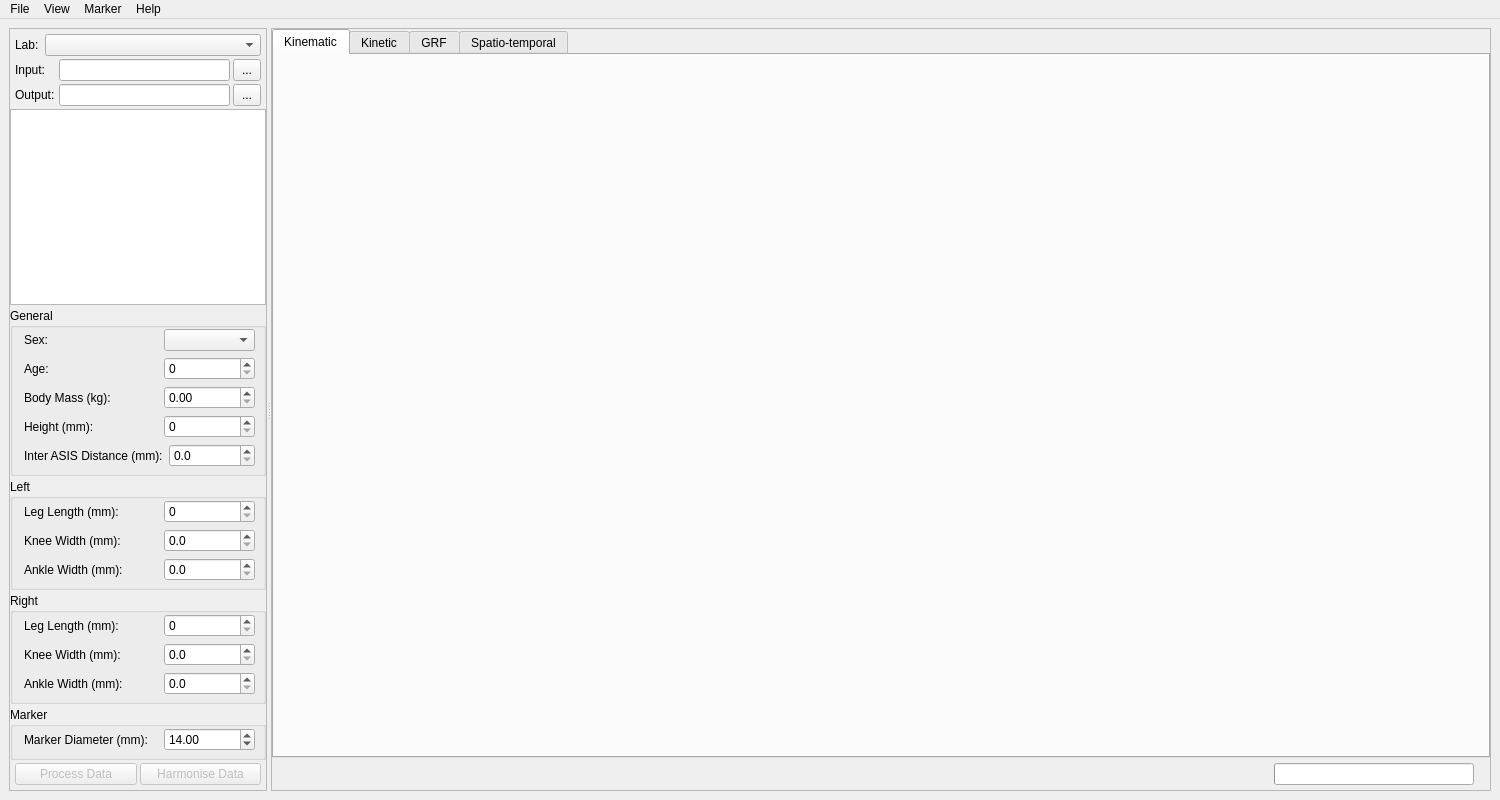
<?xml version="1.0" encoding="UTF-8"?>
<ui version="4.0">
 <class>MainWindow</class>
 <widget class="QMainWindow" name="MainWindow">
  <property name="geometry">
   <rect>
    <x>0</x>
    <y>0</y>
    <width>1500</width>
    <height>800</height>
   </rect>
  </property>
  <property name="windowTitle">
   <string>MainWindow</string>
  </property>
  <property name="windowIcon">
   <iconset resource="resources.qrc">
    <normaloff>:/c3d_parser/images/app-icon.png</normaloff>:/c3d_parser/images/app-icon.png</iconset>
  </property>
  <widget class="QWidget" name="centralwidget">
   <layout class="QVBoxLayout" name="verticalLayout">
    <item>
     <widget class="QSplitter" name="splitter">
      <property name="orientation">
       <enum>Qt::Orientation::Horizontal</enum>
      </property>
      <widget class="QFrame" name="frameTrial">
       <property name="sizePolicy">
        <sizepolicy hsizetype="Expanding" vsizetype="Preferred">
         <horstretch>0</horstretch>
         <verstretch>0</verstretch>
        </sizepolicy>
       </property>
       <property name="minimumSize">
        <size>
         <width>0</width>
         <height>0</height>
        </size>
       </property>
       <property name="frameShape">
        <enum>QFrame::Shape::StyledPanel</enum>
       </property>
       <property name="frameShadow">
        <enum>QFrame::Shadow::Raised</enum>
       </property>
       <layout class="QVBoxLayout" name="verticalLayout_2">
        <property name="spacing">
         <number>3</number>
        </property>
        <property name="leftMargin">
         <number>0</number>
        </property>
        <property name="topMargin">
         <number>5</number>
        </property>
        <property name="rightMargin">
         <number>0</number>
        </property>
        <property name="bottomMargin">
         <number>5</number>
        </property>
        <item>
         <layout class="QHBoxLayout" name="horizontalLayout_3">
          <property name="leftMargin">
           <number>5</number>
          </property>
          <property name="rightMargin">
           <number>5</number>
          </property>
          <item>
           <widget class="QLabel" name="label_2">
            <property name="text">
             <string>Lab: </string>
            </property>
           </widget>
          </item>
          <item>
           <widget class="QComboBox" name="comboBoxLab">
            <property name="sizePolicy">
             <sizepolicy hsizetype="Expanding" vsizetype="Fixed">
              <horstretch>0</horstretch>
              <verstretch>0</verstretch>
             </sizepolicy>
            </property>
           </widget>
          </item>
         </layout>
        </item>
        <item>
         <layout class="QHBoxLayout" name="horizontalLayout" stretch="0,1,0">
          <property name="leftMargin">
           <number>5</number>
          </property>
          <property name="rightMargin">
           <number>5</number>
          </property>
          <item>
           <widget class="QLabel" name="label">
            <property name="minimumSize">
             <size>
              <width>41</width>
              <height>0</height>
             </size>
            </property>
            <property name="text">
             <string>Input:</string>
            </property>
           </widget>
          </item>
          <item>
           <widget class="QLineEdit" name="lineEditInputDirectory">
            <property name="sizePolicy">
             <sizepolicy hsizetype="Expanding" vsizetype="Fixed">
              <horstretch>0</horstretch>
              <verstretch>0</verstretch>
             </sizepolicy>
            </property>
            <property name="minimumSize">
             <size>
              <width>0</width>
              <height>0</height>
             </size>
            </property>
           </widget>
          </item>
          <item>
           <widget class="QPushButton" name="pushButtonInputDirectoryChooser">
            <property name="sizePolicy">
             <sizepolicy hsizetype="Fixed" vsizetype="Fixed">
              <horstretch>0</horstretch>
              <verstretch>0</verstretch>
             </sizepolicy>
            </property>
            <property name="styleSheet">
             <string notr="true">padding: 3px 8px;</string>
            </property>
            <property name="text">
             <string>...</string>
            </property>
           </widget>
          </item>
         </layout>
        </item>
        <item>
         <layout class="QHBoxLayout" name="horizontalLayout_6">
          <property name="leftMargin">
           <number>5</number>
          </property>
          <property name="rightMargin">
           <number>5</number>
          </property>
          <item>
           <widget class="QLabel" name="label_5">
            <property name="minimumSize">
             <size>
              <width>41</width>
              <height>0</height>
             </size>
            </property>
            <property name="text">
             <string>Output:</string>
            </property>
           </widget>
          </item>
          <item>
           <widget class="QLineEdit" name="lineEditOutputDirectory">
            <property name="sizePolicy">
             <sizepolicy hsizetype="Expanding" vsizetype="Fixed">
              <horstretch>0</horstretch>
              <verstretch>0</verstretch>
             </sizepolicy>
            </property>
            <property name="minimumSize">
             <size>
              <width>0</width>
              <height>0</height>
             </size>
            </property>
           </widget>
          </item>
          <item>
           <widget class="QPushButton" name="pushButtonOutputDirectoryChooser">
            <property name="sizePolicy">
             <sizepolicy hsizetype="Fixed" vsizetype="Fixed">
              <horstretch>0</horstretch>
              <verstretch>0</verstretch>
             </sizepolicy>
            </property>
            <property name="styleSheet">
             <string notr="true">padding: 3px 8px;</string>
            </property>
            <property name="text">
             <string>...</string>
            </property>
           </widget>
          </item>
         </layout>
        </item>
        <item>
         <widget class="CustomListWidget" name="listWidgetFiles"/>
        </item>
        <item>
         <widget class="QGroupBox" name="groupBox">
          <property name="title">
           <string>General</string>
          </property>
          <layout class="QVBoxLayout" name="verticalLayout_9">
           <property name="leftMargin">
            <number>6</number>
           </property>
           <property name="topMargin">
            <number>1</number>
           </property>
           <property name="rightMargin">
            <number>3</number>
           </property>
           <property name="bottomMargin">
            <number>6</number>
           </property>
           <item>
            <layout class="QHBoxLayout" name="horizontalLayout_14">
             <property name="leftMargin">
              <number>5</number>
             </property>
             <property name="rightMargin">
              <number>5</number>
             </property>
             <item>
              <widget class="QLabel" name="label_12">
               <property name="minimumSize">
                <size>
                 <width>134</width>
                 <height>0</height>
                </size>
               </property>
               <property name="text">
                <string>Sex:</string>
               </property>
              </widget>
             </item>
             <item>
              <widget class="QComboBox" name="comboBoxSex">
               <property name="currentText">
                <string/>
               </property>
               <property name="placeholderText">
                <string>-</string>
               </property>
               <item>
                <property name="text">
                 <string>Female</string>
                </property>
               </item>
               <item>
                <property name="text">
                 <string>Male</string>
                </property>
               </item>
              </widget>
             </item>
            </layout>
           </item>
           <item>
            <layout class="QHBoxLayout" name="horizontalLayout_13">
             <property name="leftMargin">
              <number>5</number>
             </property>
             <property name="rightMargin">
              <number>5</number>
             </property>
             <item>
              <widget class="QLabel" name="label_11">
               <property name="minimumSize">
                <size>
                 <width>134</width>
                 <height>0</height>
                </size>
               </property>
               <property name="text">
                <string>Age:</string>
               </property>
              </widget>
             </item>
             <item>
              <widget class="QSpinBox" name="spinBoxAge"/>
             </item>
            </layout>
           </item>
           <item>
            <layout class="QHBoxLayout" name="horizontalLayout_8">
             <property name="leftMargin">
              <number>5</number>
             </property>
             <property name="rightMargin">
              <number>5</number>
             </property>
             <item>
              <widget class="QLabel" name="label_6">
               <property name="minimumSize">
                <size>
                 <width>134</width>
                 <height>0</height>
                </size>
               </property>
               <property name="text">
                <string>Body Mass (kg):</string>
               </property>
              </widget>
             </item>
             <item>
              <widget class="QDoubleSpinBox" name="doubleSpinBoxBodyMass">
               <property name="sizePolicy">
                <sizepolicy hsizetype="Minimum" vsizetype="Fixed">
                 <horstretch>0</horstretch>
                 <verstretch>0</verstretch>
                </sizepolicy>
               </property>
               <property name="minimumSize">
                <size>
                 <width>0</width>
                 <height>0</height>
                </size>
               </property>
               <property name="maximum">
                <double>999.990000000000009</double>
               </property>
              </widget>
             </item>
            </layout>
           </item>
           <item>
            <layout class="QHBoxLayout" name="horizontalLayout_5">
             <property name="leftMargin">
              <number>5</number>
             </property>
             <property name="rightMargin">
              <number>5</number>
             </property>
             <item>
              <widget class="QLabel" name="label_4">
               <property name="minimumSize">
                <size>
                 <width>134</width>
                 <height>0</height>
                </size>
               </property>
               <property name="text">
                <string>Height (mm):</string>
               </property>
              </widget>
             </item>
             <item>
              <widget class="QDoubleSpinBox" name="doubleSpinBoxHeight">
               <property name="sizePolicy">
                <sizepolicy hsizetype="Minimum" vsizetype="Fixed">
                 <horstretch>0</horstretch>
                 <verstretch>0</verstretch>
                </sizepolicy>
               </property>
               <property name="decimals">
                <number>0</number>
               </property>
               <property name="maximum">
                <double>9999.000000000000000</double>
               </property>
               <property name="singleStep">
                <double>1.000000000000000</double>
               </property>
              </widget>
             </item>
            </layout>
           </item>
           <item>
            <layout class="QHBoxLayout" name="horizontalLayout_17">
             <property name="leftMargin">
              <number>5</number>
             </property>
             <property name="rightMargin">
              <number>5</number>
             </property>
             <item>
              <widget class="QLabel" name="label_15">
               <property name="minimumSize">
                <size>
                 <width>134</width>
                 <height>0</height>
                </size>
               </property>
               <property name="text">
                <string>Inter ASIS Distance (mm):</string>
               </property>
              </widget>
             </item>
             <item>
              <widget class="QDoubleSpinBox" name="doubleSpinBoxASISWidth">
               <property name="decimals">
                <number>1</number>
               </property>
               <property name="maximum">
                <double>999.000000000000000</double>
               </property>
              </widget>
             </item>
            </layout>
           </item>
          </layout>
         </widget>
        </item>
        <item>
         <widget class="QGroupBox" name="groupBox_2">
          <property name="title">
           <string>Left</string>
          </property>
          <layout class="QVBoxLayout" name="verticalLayout_10">
           <property name="leftMargin">
            <number>6</number>
           </property>
           <property name="topMargin">
            <number>1</number>
           </property>
           <property name="rightMargin">
            <number>3</number>
           </property>
           <property name="bottomMargin">
            <number>6</number>
           </property>
           <item>
            <layout class="QHBoxLayout" name="horizontalLayout_11">
             <property name="leftMargin">
              <number>5</number>
             </property>
             <property name="rightMargin">
              <number>5</number>
             </property>
             <item>
              <widget class="QLabel" name="label_9">
               <property name="minimumSize">
                <size>
                 <width>134</width>
                 <height>0</height>
                </size>
               </property>
               <property name="text">
                <string>Leg Length (mm):</string>
               </property>
              </widget>
             </item>
             <item>
              <widget class="QDoubleSpinBox" name="doubleSpinBoxLeftLegLength">
               <property name="sizePolicy">
                <sizepolicy hsizetype="Minimum" vsizetype="Fixed">
                 <horstretch>0</horstretch>
                 <verstretch>0</verstretch>
                </sizepolicy>
               </property>
               <property name="decimals">
                <number>0</number>
               </property>
               <property name="maximum">
                <double>9999.000000000000000</double>
               </property>
               <property name="singleStep">
                <double>1.000000000000000</double>
               </property>
              </widget>
             </item>
            </layout>
           </item>
           <item>
            <layout class="QHBoxLayout" name="horizontalLayout_9">
             <property name="leftMargin">
              <number>5</number>
             </property>
             <property name="rightMargin">
              <number>5</number>
             </property>
             <item>
              <widget class="QLabel" name="label_7">
               <property name="minimumSize">
                <size>
                 <width>134</width>
                 <height>0</height>
                </size>
               </property>
               <property name="text">
                <string>Knee Width (mm):</string>
               </property>
              </widget>
             </item>
             <item>
              <widget class="QDoubleSpinBox" name="doubleSpinBoxLeftKneeWidth">
               <property name="sizePolicy">
                <sizepolicy hsizetype="Minimum" vsizetype="Fixed">
                 <horstretch>0</horstretch>
                 <verstretch>0</verstretch>
                </sizepolicy>
               </property>
               <property name="decimals">
                <number>1</number>
               </property>
               <property name="maximum">
                <double>999.000000000000000</double>
               </property>
               <property name="singleStep">
                <double>1.000000000000000</double>
               </property>
              </widget>
             </item>
            </layout>
           </item>
           <item>
            <layout class="QHBoxLayout" name="horizontalLayout_15">
             <property name="leftMargin">
              <number>5</number>
             </property>
             <property name="rightMargin">
              <number>5</number>
             </property>
             <item>
              <widget class="QLabel" name="label_13">
               <property name="minimumSize">
                <size>
                 <width>134</width>
                 <height>0</height>
                </size>
               </property>
               <property name="text">
                <string>Ankle Width (mm):</string>
               </property>
              </widget>
             </item>
             <item>
              <widget class="QDoubleSpinBox" name="doubleSpinBoxLeftAnkleWidth">
               <property name="decimals">
                <number>1</number>
               </property>
               <property name="maximum">
                <double>999.000000000000000</double>
               </property>
              </widget>
             </item>
            </layout>
           </item>
          </layout>
         </widget>
        </item>
        <item>
         <widget class="QGroupBox" name="groupBox_3">
          <property name="title">
           <string>Right</string>
          </property>
          <layout class="QVBoxLayout" name="verticalLayout_11">
           <property name="leftMargin">
            <number>6</number>
           </property>
           <property name="topMargin">
            <number>1</number>
           </property>
           <property name="rightMargin">
            <number>3</number>
           </property>
           <property name="bottomMargin">
            <number>6</number>
           </property>
           <item>
            <layout class="QHBoxLayout" name="horizontalLayout_12">
             <property name="leftMargin">
              <number>5</number>
             </property>
             <property name="rightMargin">
              <number>5</number>
             </property>
             <item>
              <widget class="QLabel" name="label_10">
               <property name="minimumSize">
                <size>
                 <width>134</width>
                 <height>0</height>
                </size>
               </property>
               <property name="text">
                <string>Leg Length (mm):</string>
               </property>
              </widget>
             </item>
             <item>
              <widget class="QDoubleSpinBox" name="doubleSpinBoxRightLegLength">
               <property name="sizePolicy">
                <sizepolicy hsizetype="Minimum" vsizetype="Fixed">
                 <horstretch>0</horstretch>
                 <verstretch>0</verstretch>
                </sizepolicy>
               </property>
               <property name="decimals">
                <number>0</number>
               </property>
               <property name="maximum">
                <double>9999.000000000000000</double>
               </property>
               <property name="singleStep">
                <double>1.000000000000000</double>
               </property>
              </widget>
             </item>
            </layout>
           </item>
           <item>
            <layout class="QHBoxLayout" name="horizontalLayout_10">
             <property name="leftMargin">
              <number>5</number>
             </property>
             <property name="rightMargin">
              <number>5</number>
             </property>
             <item>
              <widget class="QLabel" name="label_8">
               <property name="minimumSize">
                <size>
                 <width>134</width>
                 <height>0</height>
                </size>
               </property>
               <property name="text">
                <string>Knee Width (mm):</string>
               </property>
              </widget>
             </item>
             <item>
              <widget class="QDoubleSpinBox" name="doubleSpinBoxRightKneeWidth">
               <property name="sizePolicy">
                <sizepolicy hsizetype="Minimum" vsizetype="Fixed">
                 <horstretch>0</horstretch>
                 <verstretch>0</verstretch>
                </sizepolicy>
               </property>
               <property name="decimals">
                <number>1</number>
               </property>
               <property name="maximum">
                <double>999.000000000000000</double>
               </property>
               <property name="singleStep">
                <double>1.000000000000000</double>
               </property>
              </widget>
             </item>
            </layout>
           </item>
           <item>
            <layout class="QHBoxLayout" name="horizontalLayout_16">
             <property name="leftMargin">
              <number>5</number>
             </property>
             <property name="rightMargin">
              <number>5</number>
             </property>
             <item>
              <widget class="QLabel" name="label_14">
               <property name="minimumSize">
                <size>
                 <width>134</width>
                 <height>0</height>
                </size>
               </property>
               <property name="text">
                <string>Ankle Width (mm):</string>
               </property>
              </widget>
             </item>
             <item>
              <widget class="QDoubleSpinBox" name="doubleSpinBoxRightAnkleWidth">
               <property name="decimals">
                <number>1</number>
               </property>
               <property name="maximum">
                <double>999.000000000000000</double>
               </property>
              </widget>
             </item>
            </layout>
           </item>
          </layout>
         </widget>
        </item>
        <item>
         <widget class="QGroupBox" name="groupBox_4">
          <property name="title">
           <string>Marker</string>
          </property>
          <layout class="QVBoxLayout" name="verticalLayout_12">
           <property name="leftMargin">
            <number>6</number>
           </property>
           <property name="topMargin">
            <number>1</number>
           </property>
           <property name="rightMargin">
            <number>3</number>
           </property>
           <property name="bottomMargin">
            <number>6</number>
           </property>
           <item>
            <layout class="QHBoxLayout" name="horizontalLayout_4">
             <property name="leftMargin">
              <number>5</number>
             </property>
             <property name="rightMargin">
              <number>5</number>
             </property>
             <item>
              <widget class="QLabel" name="label_3">
               <property name="sizePolicy">
                <sizepolicy hsizetype="Preferred" vsizetype="Preferred">
                 <horstretch>0</horstretch>
                 <verstretch>0</verstretch>
                </sizepolicy>
               </property>
               <property name="minimumSize">
                <size>
                 <width>134</width>
                 <height>0</height>
                </size>
               </property>
               <property name="text">
                <string>Marker Diameter (mm):</string>
               </property>
              </widget>
             </item>
             <item>
              <widget class="QDoubleSpinBox" name="doubleSpinBoxMarkerDiameter">
               <property name="sizePolicy">
                <sizepolicy hsizetype="Minimum" vsizetype="Fixed">
                 <horstretch>0</horstretch>
                 <verstretch>0</verstretch>
                </sizepolicy>
               </property>
               <property name="value">
                <double>14.000000000000000</double>
               </property>
              </widget>
             </item>
            </layout>
           </item>
          </layout>
         </widget>
        </item>
        <item>
         <layout class="QHBoxLayout" name="horizontalLayout_2">
          <property name="leftMargin">
           <number>5</number>
          </property>
          <property name="rightMargin">
           <number>5</number>
          </property>
          <item>
           <widget class="QPushButton" name="pushButtonParseData">
            <property name="enabled">
             <bool>false</bool>
            </property>
            <property name="text">
             <string>Process Data</string>
            </property>
           </widget>
          </item>
          <item>
           <widget class="QPushButton" name="pushButtonHarmonise">
            <property name="enabled">
             <bool>false</bool>
            </property>
            <property name="text">
             <string>Harmonise Data</string>
            </property>
           </widget>
          </item>
         </layout>
        </item>
       </layout>
      </widget>
      <widget class="QFrame" name="frameVisualisation">
       <property name="sizePolicy">
        <sizepolicy hsizetype="Preferred" vsizetype="Preferred">
         <horstretch>1</horstretch>
         <verstretch>0</verstretch>
        </sizepolicy>
       </property>
       <property name="frameShape">
        <enum>QFrame::Shape::StyledPanel</enum>
       </property>
       <property name="frameShadow">
        <enum>QFrame::Shadow::Raised</enum>
       </property>
       <layout class="QVBoxLayout" name="verticalLayout_3">
        <property name="spacing">
         <number>3</number>
        </property>
        <property name="leftMargin">
         <number>0</number>
        </property>
        <property name="topMargin">
         <number>0</number>
        </property>
        <property name="rightMargin">
         <number>0</number>
        </property>
        <property name="bottomMargin">
         <number>4</number>
        </property>
        <item>
         <widget class="QTabWidget" name="tabWidget">
          <property name="currentIndex">
           <number>0</number>
          </property>
          <widget class="QWidget" name="tabKinematic">
           <attribute name="title">
            <string>Kinematic</string>
           </attribute>
           <layout class="QVBoxLayout" name="verticalLayout_6">
            <item>
             <layout class="QVBoxLayout" name="layoutKinematicPlot"/>
            </item>
           </layout>
          </widget>
          <widget class="QWidget" name="tabKinetic">
           <attribute name="title">
            <string>Kinetic</string>
           </attribute>
           <layout class="QVBoxLayout" name="verticalLayout_7">
            <item>
             <layout class="QVBoxLayout" name="layoutKineticPlot"/>
            </item>
           </layout>
          </widget>
          <widget class="QWidget" name="tabGRF">
           <attribute name="title">
            <string>GRF</string>
           </attribute>
           <layout class="QVBoxLayout" name="verticalLayout_4">
            <item>
             <layout class="QVBoxLayout" name="layoutGRFPlot"/>
            </item>
           </layout>
          </widget>
          <widget class="QWidget" name="tabSpatiotemporal">
           <attribute name="title">
            <string>Spatio-temporal</string>
           </attribute>
           <layout class="QVBoxLayout" name="verticalLayout_8">
            <item>
             <widget class="QScrollArea" name="scrollArea">
              <property name="styleSheet">
               <string notr="true">background-color: transparent;</string>
              </property>
              <property name="frameShape">
               <enum>QFrame::Shape::NoFrame</enum>
              </property>
              <property name="verticalScrollBarPolicy">
               <enum>Qt::ScrollBarPolicy::ScrollBarAlwaysOff</enum>
              </property>
              <property name="horizontalScrollBarPolicy">
               <enum>Qt::ScrollBarPolicy::ScrollBarAlwaysOff</enum>
              </property>
              <property name="widgetResizable">
               <bool>true</bool>
              </property>
              <widget class="QWidget" name="scrollAreaSpatiotemporal">
               <property name="geometry">
                <rect>
                 <x>0</x>
                 <y>0</y>
                 <width>1193</width>
                 <height>667</height>
                </rect>
               </property>
               <layout class="QVBoxLayout" name="verticalLayout_5">
                <property name="spacing">
                 <number>40</number>
                </property>
                <property name="leftMargin">
                 <number>30</number>
                </property>
                <property name="topMargin">
                 <number>30</number>
                </property>
                <property name="rightMargin">
                 <number>30</number>
                </property>
                <property name="bottomMargin">
                 <number>30</number>
                </property>
               </layout>
              </widget>
             </widget>
            </item>
           </layout>
          </widget>
         </widget>
        </item>
        <item>
         <layout class="QHBoxLayout" name="horizontalLayout_7">
          <property name="spacing">
           <number>8</number>
          </property>
          <property name="leftMargin">
           <number>6</number>
          </property>
          <property name="topMargin">
           <number>1</number>
          </property>
          <property name="rightMargin">
           <number>16</number>
          </property>
          <item>
           <spacer name="horizontalSpacer">
            <property name="orientation">
             <enum>Qt::Orientation::Horizontal</enum>
            </property>
            <property name="sizeHint" stdset="0">
             <size>
              <width>40</width>
              <height>20</height>
             </size>
            </property>
           </spacer>
          </item>
          <item>
           <widget class="QLabel" name="labelProgress">
            <property name="sizePolicy">
             <sizepolicy hsizetype="Preferred" vsizetype="Fixed">
              <horstretch>0</horstretch>
              <verstretch>0</verstretch>
             </sizepolicy>
            </property>
            <property name="minimumSize">
             <size>
              <width>0</width>
              <height>24</height>
             </size>
            </property>
            <property name="text">
             <string/>
            </property>
           </widget>
          </item>
          <item>
           <widget class="QProgressBar" name="progressBar">
            <property name="enabled">
             <bool>true</bool>
            </property>
            <property name="sizePolicy">
             <sizepolicy hsizetype="Fixed" vsizetype="Fixed">
              <horstretch>0</horstretch>
              <verstretch>0</verstretch>
             </sizepolicy>
            </property>
            <property name="minimumSize">
             <size>
              <width>200</width>
              <height>0</height>
             </size>
            </property>
            <property name="value">
             <number>0</number>
            </property>
            <property name="textVisible">
             <bool>false</bool>
            </property>
            <property name="invertedAppearance">
             <bool>false</bool>
            </property>
           </widget>
          </item>
         </layout>
        </item>
       </layout>
      </widget>
     </widget>
    </item>
   </layout>
  </widget>
  <widget class="QMenuBar" name="menuBar">
   <property name="geometry">
    <rect>
     <x>0</x>
     <y>0</y>
     <width>1500</width>
     <height>33</height>
    </rect>
   </property>
   <widget class="QMenu" name="menuFile">
    <property name="title">
     <string>File</string>
    </property>
    <addaction name="actionReloadInput"/>
    <addaction name="separator"/>
    <addaction name="actionQuit"/>
   </widget>
   <widget class="QMenu" name="menuView">
    <property name="title">
     <string>View</string>
    </property>
    <addaction name="actionOptions"/>
   </widget>
   <widget class="QMenu" name="menuMarker">
    <property name="title">
     <string>Marker</string>
    </property>
    <addaction name="actionCustomMarkerSet"/>
   </widget>
   <widget class="QMenu" name="menuHelp">
    <property name="title">
     <string>Help</string>
    </property>
    <addaction name="actionAbout"/>
   </widget>
   <addaction name="menuFile"/>
   <addaction name="menuView"/>
   <addaction name="menuMarker"/>
   <addaction name="menuHelp"/>
  </widget>
  <action name="actionQuit">
   <property name="text">
    <string>Quit</string>
   </property>
   <property name="shortcut">
    <string>Ctrl+Q</string>
   </property>
  </action>
  <action name="actionOptions">
   <property name="text">
    <string>Options</string>
   </property>
  </action>
  <action name="actionReloadInput">
   <property name="text">
    <string>Reload Input</string>
   </property>
  </action>
  <action name="actionCustomMarkerSet">
   <property name="text">
    <string>Custom Marker Set</string>
   </property>
  </action>
  <action name="actionAbout">
   <property name="text">
    <string>About</string>
   </property>
  </action>
 </widget>
 <customwidgets>
  <customwidget>
   <class>CustomListWidget</class>
   <extends>QListWidget</extends>
   <header>c3d_parser/view/widgets.h</header>
  </customwidget>
 </customwidgets>
 <resources>
  <include location="resources.qrc"/>
 </resources>
 <connections/>
</ui>
